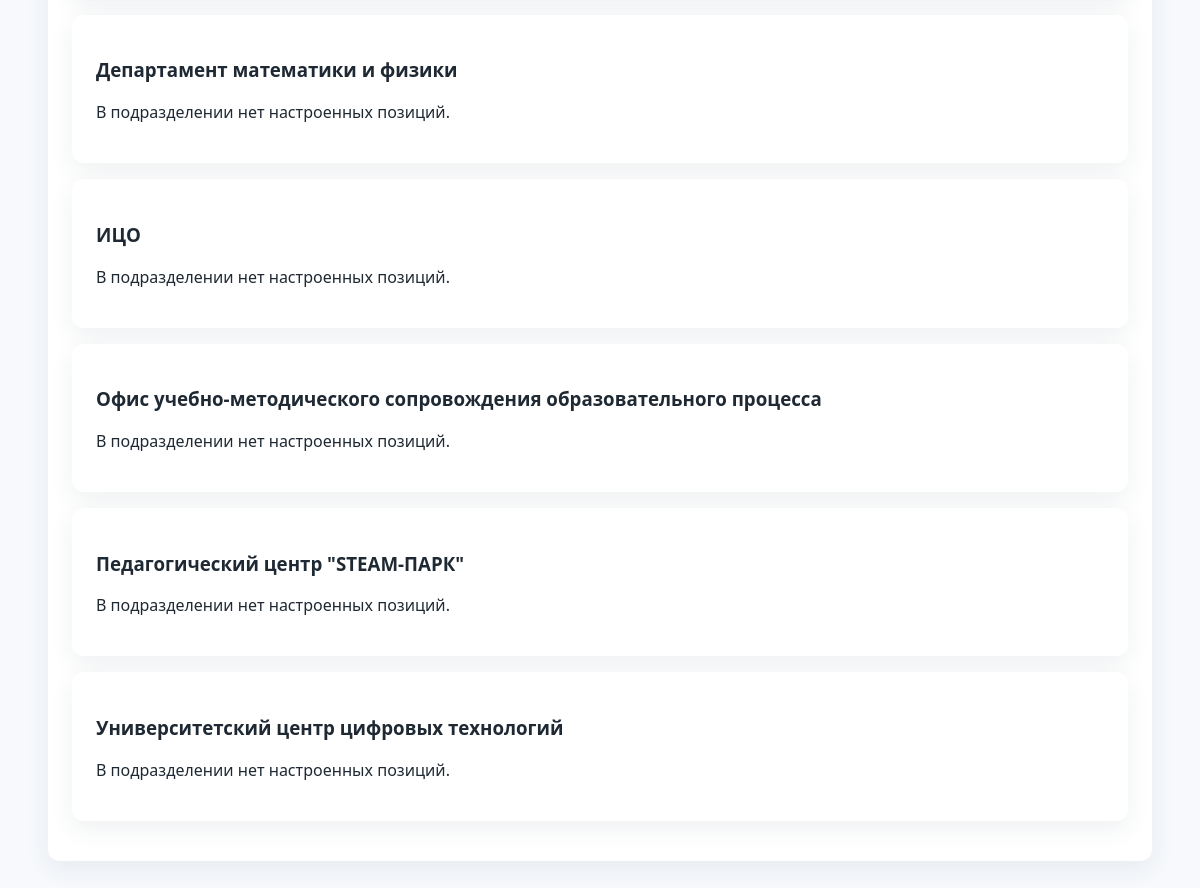
The app's page /staffing/quotas/ (signed in, lower part), older data.
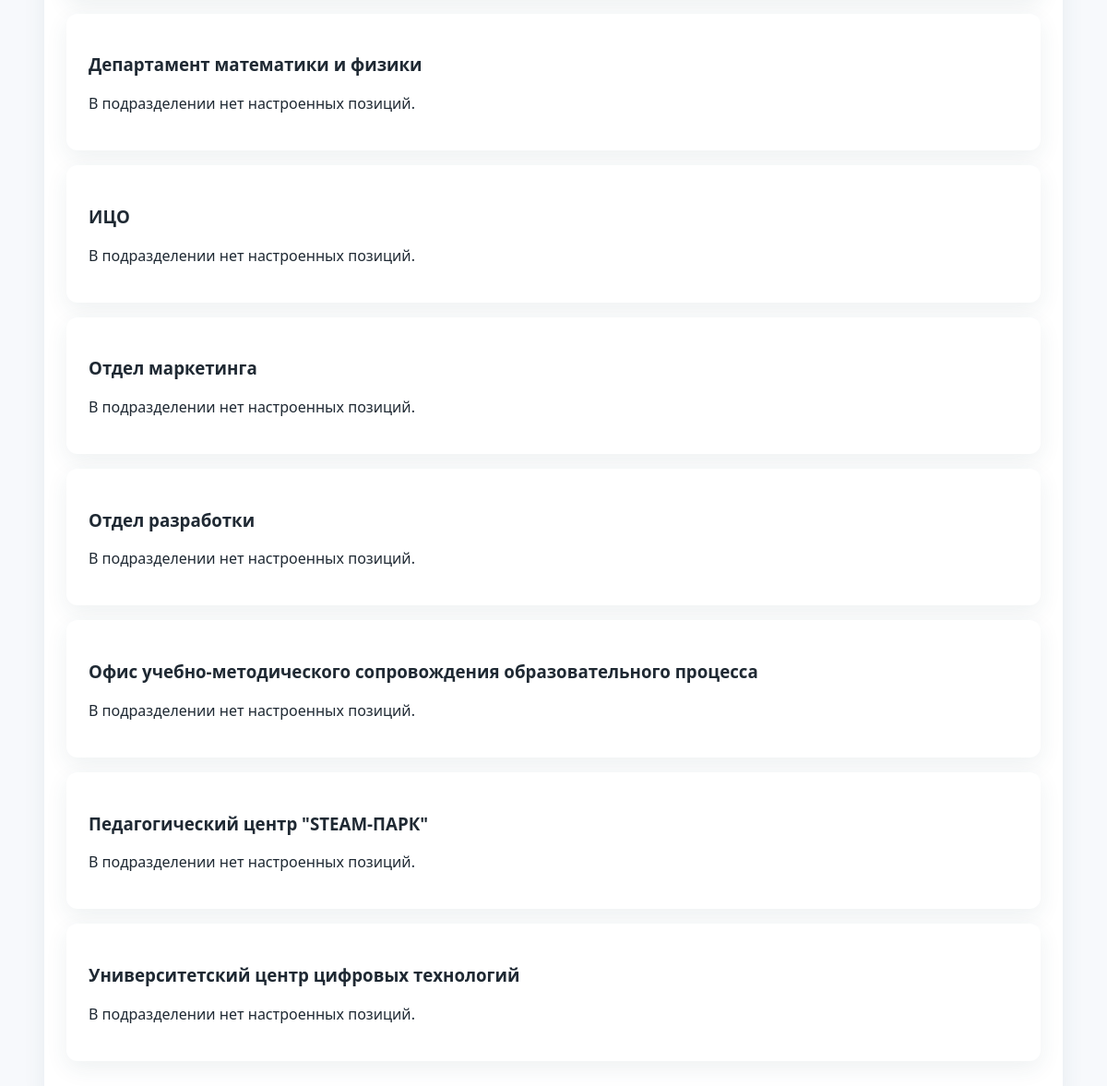
The same page, newer data.
### staffing/models.py (models this page shows)
class Division(models.Model):
    name = models.CharField('Название подразделения', max_length=255, unique=True)
    class Meta:
        ordering = ['name']
        verbose_name = 'Подразделение'
        verbose_name_plural = 'Подразделения'
    def __str__(self) -> str:
        return self.name

### staffing/views.py (the view)
# urls.py: path('quotas/', views.PositionQuotaListView.as_view(), name='quota-list'),
class PositionQuotaListView(LoginRequiredMixin, PermissionRequiredMixin, generic.TemplateView):
    template_name = 'staffing/position_quota_list.html'
    permission_required = 'staffing.view_positionquota'
    def get_context_data(self, **kwargs):
        context = super().get_context_data(**kwargs)
        version_qs = PositionQuotaVersion.objects.order_by('-effective_from', '-created_at')
        quota_qs = PositionQuota.objects.select_related('position').prefetch_related(
            Prefetch('versions', queryset=version_qs)
        ).order_by('position__name')
        divisions = Division.objects.prefetch_related(
            Prefetch('quotas', queryset=quota_qs)
        ).order_by('name')
        today = timezone.now().date()
        for division in divisions:
            for quota in division.quotas.all():
                quota.version_form = PositionQuotaVersionForm(initial={
                    'effective_from': today,
                    'total_fte': quota.total_fte,
                    'occupied_fte': quota.occupied_fte,
                    'vacant_fte': quota.vacant_fte,
                })
        context['divisions'] = divisions
        context['create_form'] = PositionQuotaForm()
        context['export_url'] = reverse('staffing:quota-export')
        return context

### staffing/models.py (called while the page is built)
    def __str__(self) -> str:
        return self.name

### staffing/templates/staffing/position_quota_list.html (shortened to what the changed rows need)
{% extends 'base.html' %}
{% block content %}
<div class="card">
    {% for division in divisions %}
        <div class="card" style="margin-bottom:16px;">
            <h3>{{ division.name }}</h3>
            {% if division.quotas.all %}
                <table class="table" style="margin-top:12px;">
                    <thead>
                        <tr>
                            <th>Должность</th>
                            <th>Всего ставок</th>
                            <th>Занятые</th>
                            <th>Вакантные</th>
                            <th>Комментарий</th>
                            <th>История изменений</th>
                            <th style="width:280px;">Управление</th>
                        </tr>
                    </thead>
                    <tbody>
                        {% for quota in division.quotas.all %}
                            <tr>
                                <td>{{ quota.position.name }}</td>
                                <td>{{ quota.total_fte|floatformat:3 }}</td>
                                <td>{{ quota.occupied_fte|floatformat:3 }}</td>
                                <td>{{ quota.vacant_fte|floatformat:3 }}</td>
                                <td>{{ quota.comment|default:'—' }}</td>
                                <td>
                                    {% if quota.versions.all %}
                                        <ul class="assignment-list">
                                            {% for version in quota.versions.all %}
                                                <li>{{ version.total_fte|floatformat:3 }} (занято {{ version.occupied_fte|floatformat:3 }}, вакантно {{ version.vacant_fte|floatformat:3 }}) с {{ version.effective_from|date:'d.m.Y' }}{% if version.effective_to %} по {{ version.effective_to|date:'d.m.Y' }}{% endif %}</li>
                                            {% endfor %}
                                        </ul>
                                    {% else %}
                                        —
                                    {% endif %}
                                </td>
                                <td>
                                    <form method="post" action="{% url 'staffing:quota-version-create' quota.pk %}" style="margin-bottom:12px;">
                                        {% csrf_token %}
                                        <div class="form-grid" style="grid-template-columns: repeat(auto-fit, minmax(140px, 1fr)); gap:8px;">
                                            <div>
                                                <label>С</label>
                                                {{ quota.version_form.effective_from }}
                                            </div>
                                            <div>
                                                <label>По</label>
                                                {{ quota.version_form.effective_to }}
                                            </div>
                                            <div>
                                                <label>Всего</label>
                                                {{ quota.version_form.total_fte }}
                                            </div>
                                            <div>
                                                <label>Занято</label>
                                                {{ quota.version_form.occupied_fte }}
                                            </div>
                                            <div>
                                                <label>Вакантно</label>
                                                {{ quota.version_form.vacant_fte }}
                                            </div>
                                        </div>
                                        <div style="margin-top:8px; display:flex; justify-content:flex-end; gap:8px;">
                                            <button class="btn btn-primary" type="submit">Сохранить</button>
                                        </div>
                                    </form>
                                    <div style="display:flex; gap:12px; flex-wrap:wrap; align-items:center;">
                                        <a class="btn btn-text" href="{% url 'staffing:quota-edit' quota.pk %}">Редактировать</a>
                                        <form method="post" action="{% url 'staffing:quota-delete' quota.pk %}" onsubmit="return confirm('Удалить позицию?');">
                                            {% csrf_token %}
                                            <button type="submit" class="btn btn-text" style="color:#b4231a;">Удалить</button>
                                        </form>
                                    </div>
                                </td>
                            </tr>
                        {% endfor %}
                    </tbody>
                </table>
            {% else %}
                <p>В подразделении нет настроенных позиций.</p>
            {% endif %}
        </div>
    {% empty %}
        <p>Подразделения не найдены. Добавьте позицию, чтобы начать формировать расписание.</p>
    {% endfor %}
</div>
{% endblock %}

Row changes from the older to the newer data that the page shows:
added Division: name "Отдел маркетинга", shows "В подразделении нет настроенных позиций."
added Division: name "Отдел разработки", shows "В подразделении нет настроенных позиций."
